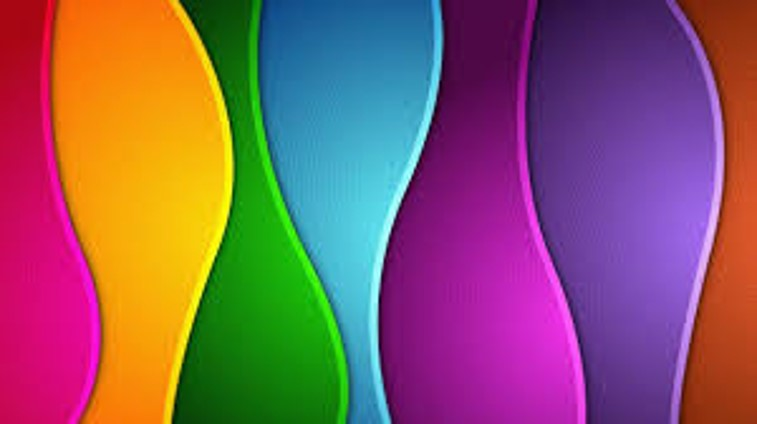
#> input picture aula01/cores.jpg, 757 x 424 px
$ jupyter execute --allow-errors 'aula1_04_segmentação.ipynb'
#> lines starting #> are read from the running program, lines starting #| are printed output that depends on the picture
# Segmentação da imagem com base no histograma

## Mascaramento

Forma de segmentação onde uma imagem binária (pixels preto e branco) é criada a partir da imagem original, colorida ou tins de cinza, para indicar os pixels de interesse e seprá-los dos pixels de fundo. No OpenCV essa imagem binária, chamada de máscara ou *mask*, é representada através de uma imagem em tons de cinza convencional, onde o valor preto `0` indica pixel de fundo e o valor branco `255` é usado para indicar o pixel de interesse.

Por exemplo vamos tentar marcar as diferentes cores em uma máscara

[cell 1]
import cv2
import matplotlib.pyplot as plt

# Já invertendo os canais
cores_rgb = cv2.imread("cores.jpg")[:,:,::-1]
plt.imshow(cores_rgb)
plt.show()

Vamos ver o histograma de cada canal.

Canal vermelho

[cell 2]
cores_r = cores_rgb[:,:,0]
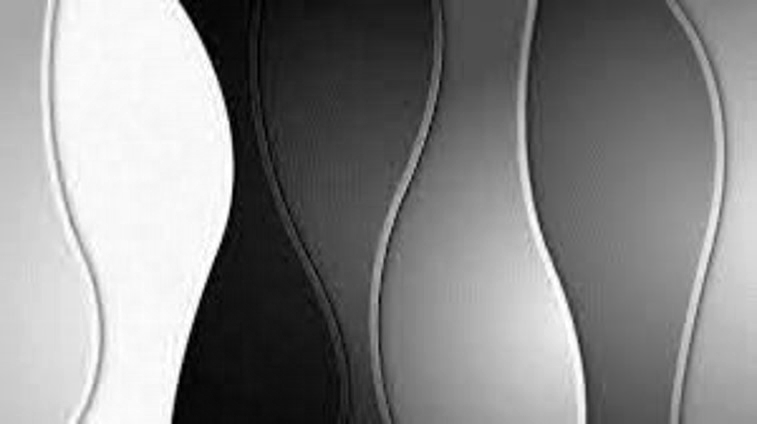
#> cores_r: shape (424, 757); min 0, max 255, mean 135.2
plt.imshow(cores_r, cmap='gray')
plt.show()

Histograma

[cell 3]
plt.hist(cores_r.flatten(), bins=256)
plt.xlim([-1,256]) # para melhor visualização do histograma
plt.show()
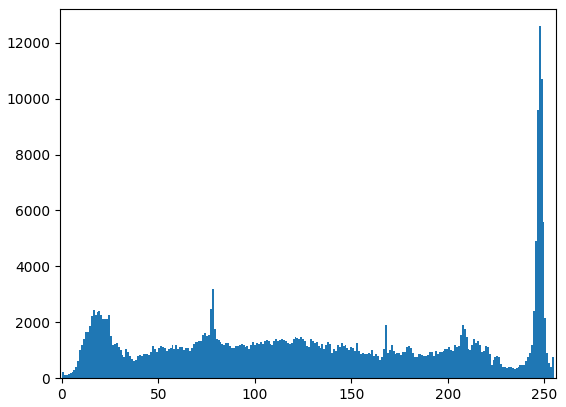
#> figure drawn by matplotlib, 1 panel; tallest bar 12592 high, from x = 247 to 248

Canal verde

[cell 4]
cores_g = cores_rgb[:,:,1]
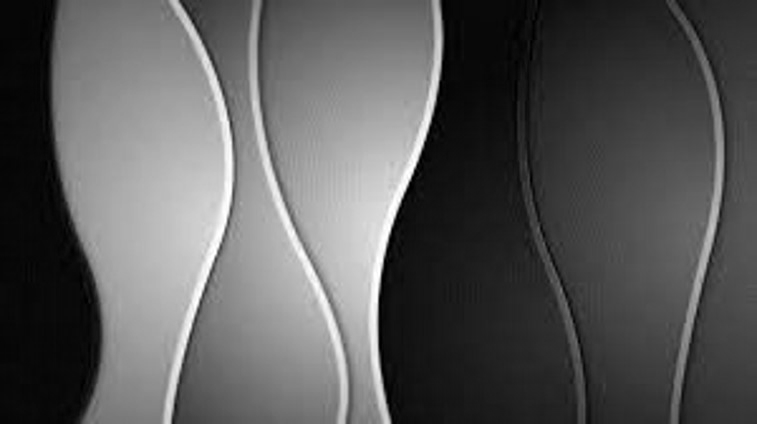
#> cores_g: shape (424, 757); min 0, max 255, mean 89.1
plt.imshow(cores_g, cmap='gray')
plt.show()

[cell 5]
plt.hist(cores_g.flatten(), bins=256)
plt.xlim([-1,256])
plt.show()
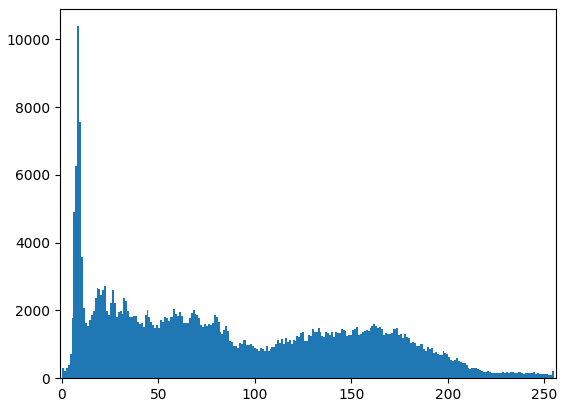
#> figure drawn by matplotlib, 1 panel; tallest bar 10390 high, from x = 7.97 to 8.96

Canal azul

[cell 6]
cores_b = cores_rgb[:,:,2]
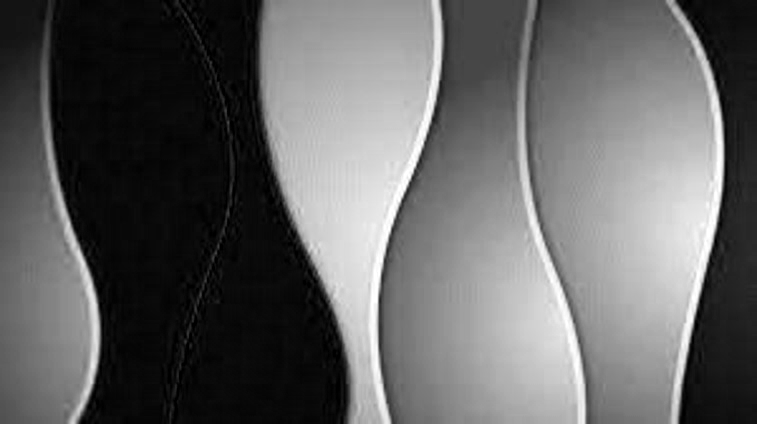
#> cores_b: shape (424, 757); min 0, max 255, mean 98.6
plt.imshow(cores_b, cmap='gray')
plt.show()

[cell 7]
plt.hist(cores_b.flatten(), bins=256)
plt.xlim([-1,256])
plt.show()
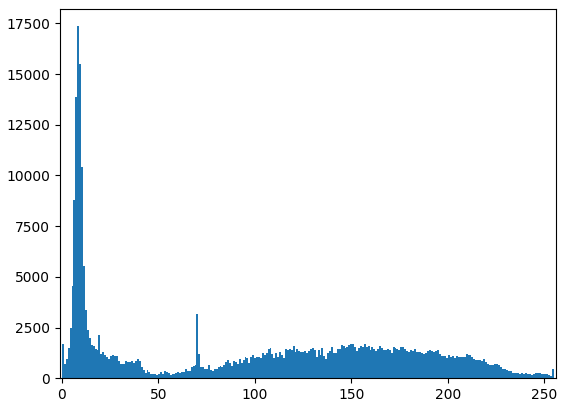
#> figure drawn by matplotlib, 1 panel; tallest bar 17358 high, from x = 7.97 to 8.96

#> (a cell that did not finish here is left out)

[cell 9]
import numpy as np
# Cria uma imagem 'zerada' com as mesmas dimensões de 'cores_r'
mask_red = np.zeros_like(cores_r)
mask_red[cores_r < 45] = 255

plt.imshow(mask_red, cmap='gray')
plt.show()
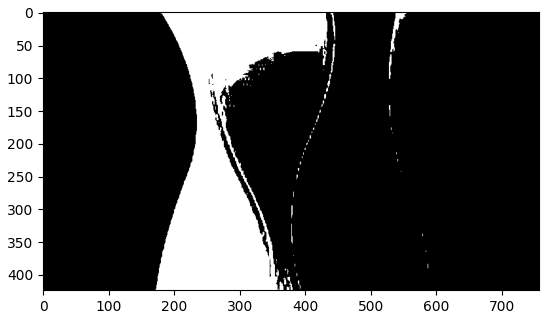
#> figure drawn by matplotlib, 1 panel

[cell 10]
mask_green = np.zeros_like(cores_g)
mask_green[cores_g > 80] = 255

plt.imshow(mask_green, cmap='gray')
plt.show()
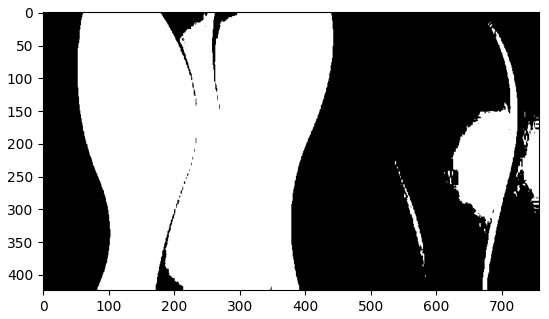
#> figure drawn by matplotlib, 1 panel

[cell 11]
mask_blue = np.zeros_like(cores_b)
mask_blue[cores_b < 20] = 255

plt.imshow(mask_blue, cmap='gray')
plt.show()
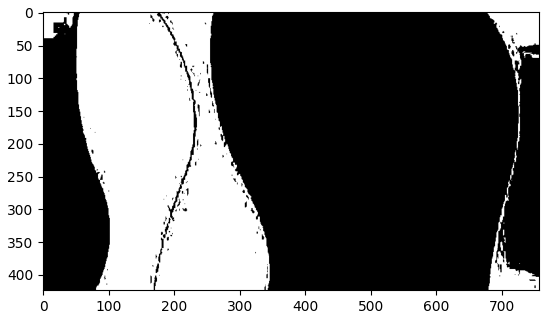
#> figure drawn by matplotlib, 1 panel

$ run again, with aula01/cena_canto_sala.jpg copied over aula01/cores.jpg
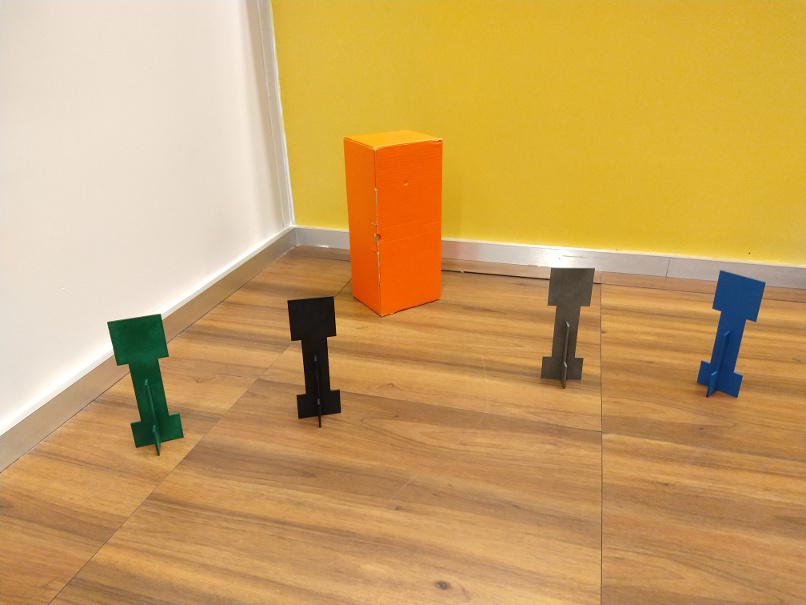
#> input picture aula01/cena_canto_sala.jpg, 806 x 605 px
#> `cores_b = cores_rgb[:,:,2]`:
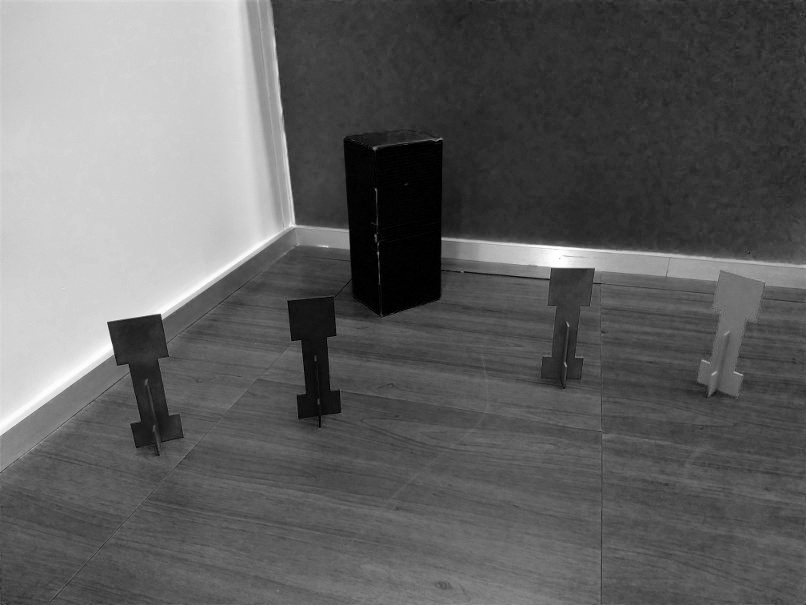
#> cores_b: shape (605, 806); min 0, max 255, mean 98.1
#> `plt.show()`:
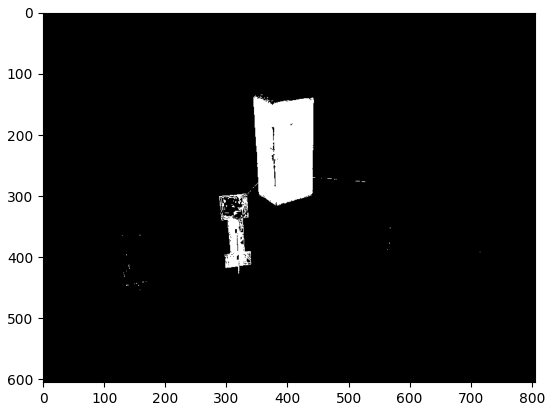
#> figure drawn by matplotlib, 1 panel
